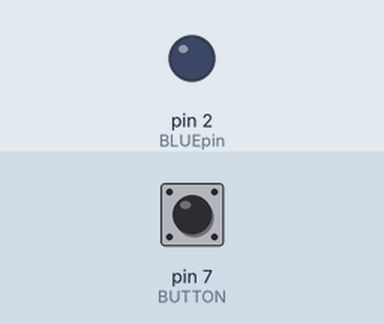
The sketch below on a simulated Arduino Uno, built with avr-gcc and run on an emulated ATmega328P. Shown: output pins drawn as LEDs (lit = HIGH). Inputs (shaded band) come from the test bench; at power-on: pin 7 (BUTTON) LOW.

Above: at 1.2 s.
1.3 s: pin 7 (BUTTON) pulled HIGH for 0.15 s
At 1.37 s:
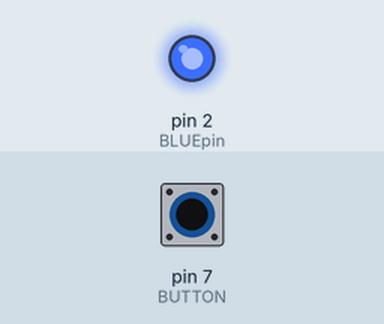
2.9 s: pin 7 (BUTTON) pulled HIGH for 3.2 s
At 7.5 s:
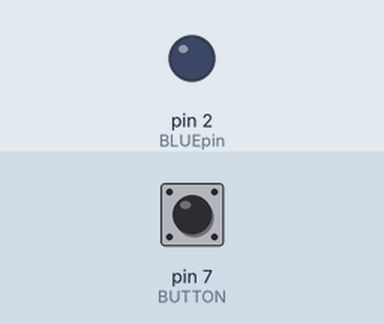
Timing chart, 0 to 9.0 s (numbered marks = the images above; inputs shaded):
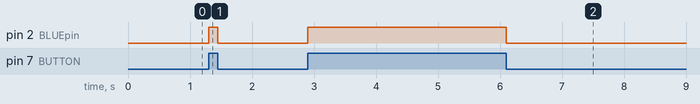

Measured:
- after the input at 1.3 s, pin 2 (BLUEpin): LOW → HIGH at once, → LOW 0.15 s later
- after the input at 2.9 s, pin 2 (BLUEpin): LOW → HIGH at once, → LOW 3.2 s later

The sketch:

test.ino
```cpp
#define BLUEpin 2
#define BUTTON 7
int buttonState = 0;

void setup() {
  // put your setup code here, to run once:
  Serial.begin(9600);
  pinMode(BLUEpin, OUTPUT);
  digitalWrite(BLUEpin, LOW);
  pinMode(BUTTON, INPUT);
}

void loop() {
  // put your main code here, to run repeatedly:
  buttonState = digitalRead(BUTTON);
  if (buttonState == HIGH){
    digitalWrite(BLUEpin, HIGH);
  } else{
    digitalWrite(BLUEpin, LOW);
  }
}
```
